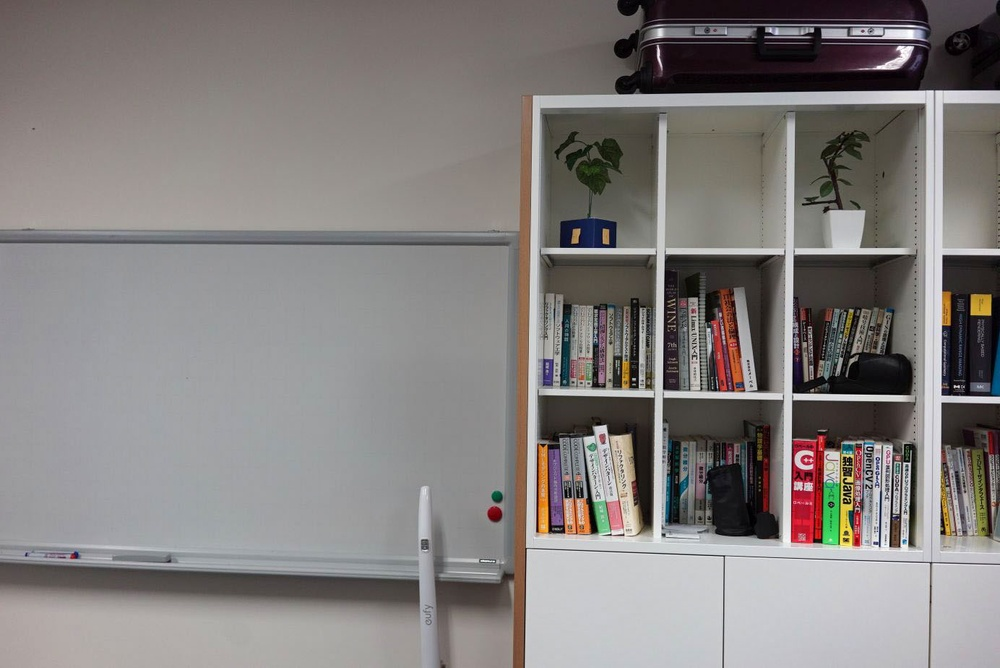
#> input picture pano_ref.jpg, 1000 x 668 px, shrunk from 1384 x 924 before the run
$ jupyter execute ou_dip_05.ipynb   (shell and % lines are left out)
#> lines starting #> are read from the running program, lines starting #| are printed output that depends on the picture
[cell 1]
import cv2
import numpy as np  # PythonのOpenCVでは、画像はnumpyのarrayとして管理される
from google.colab.patches import cv2_imshow # colab内で画像表示関数がうまく動かないので、パッチが提供されている

# Googleドライブへのマウント
from google.colab import drive
drive.mount('/content/drive')
%cd "/content/drive/My Drive/Colab Notebooks/ou_dip/"

[cell 2]
def createSpatialGaussian(size):
  # size: 横幅（=縦幅）。5x5なら5。奇数にすること
  # 半径 ((size-1)/2) の半分、としてガウス分布の標準偏差sigmaを設定（5x5のとき、sigma=1）
  sigma = (size-1) / 4
  gauss_1d = cv2.getGaussianKernel(size, sigma)
  gauss_2d = np.matmul(gauss_1d, gauss_1d.T)

  return gauss_2d

def createFrequencyGaussian(spatial_filter, img):
  # 空間フィルタをDFTして周波数フィルタを生成（他の方法もあるが、実装が楽なので）
  # spatial_filter: 空間フィルタ, img: 入力画像
  size = spatial_filter.shape[0]

  gauss_freq = np.zeros(img.shape)
  cx = int(gauss_freq.shape[0]/2)
  cy = int(gauss_freq.shape[1]/2)
  sx = int((size-1)/2)
  sy = int((size-1)/2)

  gauss_freq[cx-sx:cx+sx+1, cy-sx:cy+sx+1] = spatial_filter  # 中央にコピー
  gauss_freq = np.fft.ifftshift(gauss_freq) # 左上原点に変更

  gauss_freq = cv2.dft(gauss_freq.astype(np.float32), flags=cv2.DFT_COMPLEX_OUTPUT) # 1ch目に実部、2ch目に虚数部

  # 可視化用
  re, im = cv2.split(gauss_freq)
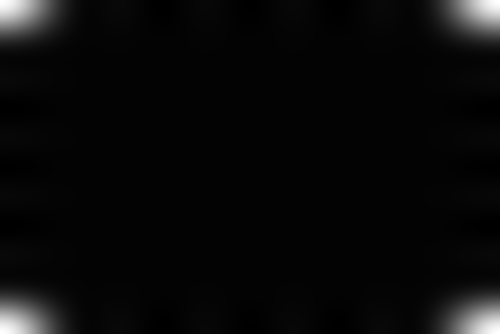
#> re: shape (668, 1000) float32 (shown at 1/2 size); min -0.0153, max 1, mean 0.0269; drawn with min black and max white
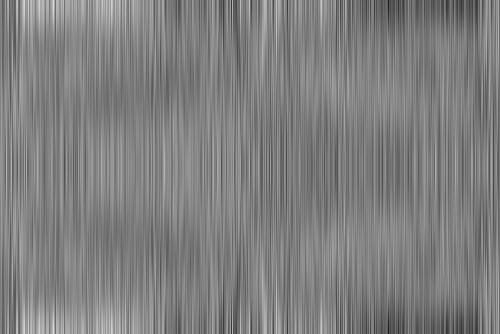
#> im: shape (668, 1000) float32 (shown at 1/2 size); min -3.54e-08, max 3.54e-08, mean 1.02e-18; drawn with min black and max white
  gauss_magnitude = cv2.magnitude(re, im)
  gauss_magnitude = gauss_magnitude / np.max(gauss_magnitude)

  return gauss_freq, gauss_magnitude

# numpyのみを使ったconvolve2dの実装（einsum）
# https://stackoverflow.com/questions/43086557/convolve2d-just-by-using-numpy
# https://qiita.com/secang0/items/f3a3ff629988dc660d87
def convolve2d(img, kernel):
    #部分行列の大きさを計算
    sub_shape = tuple(np.subtract(img.shape, kernel.shape) + 1)

    #部分行列の行列を作成
    submatrices = np.lib.stride_tricks.as_strided(img,kernel.shape + sub_shape,img.strides * 2)

    #部分行列とカーネルのアインシュタイン和を計算
    convolved_matrix = np.einsum('ij,ijkl->kl', kernel, submatrices)

    return convolved_matrix

[cell 3]
# 準備：画像の読み込みとフィルタの生成
size = 11 # フィルタサイズ

#src = cv2.imread("sample.jpg", cv2.IMREAD_GRAYSCALE) # 画像読み込み
src = cv2.imread("pano_ref.jpg", cv2.IMREAD_GRAYSCALE) # 画像読み込み
#src = cv2.imread("pano_ref_full.jpg", cv2.IMREAD_GRAYSCALE) # 画像読み込み

spatial_filter = createSpatialGaussian(size)
print('Spatial filter:')
cv2_imshow(spatial_filter / np.max(spatial_filter) * 255) # 最大値が255になるようにして表示

print('Frequency filter:')
freq_filter, freq_magnitude = createFrequencyGaussian(spatial_filter, src)  # 左上原点！
cv2_imshow(freq_magnitude  * 255) # 最大値が255になるようにして表示

[cell 4]
# 空間フィルタ
from scipy import signal
import time

start_time = time.perf_counter()

dst = convolve2d(src,spatial_filter)  # 外部領域は切られる実装

elapsed_time = time.perf_counter() - start_time
print('spatial filtering:', elapsed_time, '[sec]')

cv2_imshow(dst)

[cell 5]
# 周波数フィルタ
import time
start_time = time.perf_counter()

src_freq = cv2.dft(src.astype(np.float32), flags=cv2.DFT_COMPLEX_OUTPUT) # 1ch目に実部、2ch目に虚数部 にしたい場合

dst_freq = np.zeros_like(src_freq)
dst_freq[:,:,0] = src_freq[:,:,0] * freq_filter[:,:,0] - src_freq[:,:,1] * freq_filter[:,:,1]  # 実部
dst_freq[:,:,1] = src_freq[:,:,0] * freq_filter[:,:,1] + src_freq[:,:,1] * freq_filter[:,:,0]  # 虚部
# dst_freq = src_freq * np.dstack((freq_filter[:,:,0],freq_filter[:,:,0]))  # 原点対称のフィルタなら実部掛けるだけでも同じ
dst = cv2.idft(dst_freq, flags=cv2.DFT_SCALE)[:,:,0]  # 逆フーリエ変換

elapsed_time = time.perf_counter() - start_time
print('frequency filtering:', elapsed_time, '[sec]')

# magnitudeの可視化
re, im = cv2.split(src_freq)
magnitude = cv2.magnitude(re, im)
cv2_imshow(magnitude / np.mean(magnitude)*10) # 倍率は適当

cv2_imshow(dst)
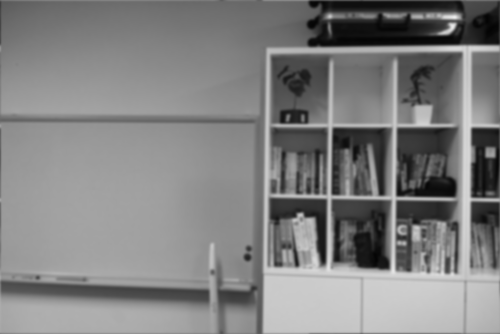
#> shown: shape (668, 1000) float32 (shown at 1/2 size); min 4.27, max 239.4, mean 129

[cell 6]
# SciPy (Optimized)
import time

start_time = time.perf_counter()

dst = signal.correlate(src,spatial_filter,'same') # 画像の外側は0になる

elapsed_time = time.perf_counter() - start_time
print('Scipy filtering (optimized):', elapsed_time, '[sec]')

cv2_imshow(dst)

[cell 7]
# OpenCV (Optimized)
import time

start_time = time.perf_counter()

dst = cv2.filter2D(src,-1,spatial_filter) # ddepth=-1とした場合、入出力のchannel数はおなじになる

elapsed_time = time.perf_counter() - start_time
print('OpenCV filtering (optimized):', elapsed_time, '[sec]')

cv2_imshow(dst)

[cell 8]
# 比較用に関数化
import time

def spatialFiltering(src, spatial_filter):
  start_time = time.perf_counter()
  dst = convolve2d(src,spatial_filter)  # 外部領域は切られる実装
  elapsed_time = time.perf_counter() - start_time
  return elapsed_time

def frequencyFiltering(src, freq_filter):
  start_time = time.perf_counter()

  src_freq = cv2.dft(src.astype(np.float32), flags=cv2.DFT_COMPLEX_OUTPUT) # 1ch目に実部、2ch目に虚数部 にしたい場合

  dst_freq = np.zeros_like(src_freq)
  dst_freq[:,:,0] = src_freq[:,:,0] * freq_filter[:,:,0] - src_freq[:,:,1] * freq_filter[:,:,1]  # 実部
  dst_freq[:,:,1] = src_freq[:,:,0] * freq_filter[:,:,1] + src_freq[:,:,1] * freq_filter[:,:,0]  # 虚部
  # dst_freq = src_freq * np.dstack((freq_filter[:,:,0],freq_filter[:,:,0]))  # 原点対称のフィルタなら実部掛けるだけでも同じ
  dst = cv2.idft(dst_freq, flags=cv2.DFT_SCALE)[:,:,0]  # 逆フーリエ変換

  elapsed_time = time.perf_counter() - start_time
  return elapsed_time

def SciPyFiltering(src, spatial_filter):
  start_time = time.perf_counter()
  dst = signal.correlate(src,spatial_filter,'same') # 画像の外側は0になる
  elapsed_time = time.perf_counter() - start_time
  return elapsed_time

def OpenCVFiltering(sec, spatial_filter):
  start_time = time.perf_counter()
  dst = cv2.filter2D(src,-1,spatial_filter) # ddepth=-1とした場合、入出力のchannel数はおなじになる
  elapsed_time = time.perf_counter() - start_time
  return elapsed_time

[cell 9]
# フィルタサイズを変えながら比較

x = []
spatial_time = []
freq_time = []
scipy_time = []
opencv_time = []

#src = cv2.imread("sample.jpg", cv2.IMREAD_GRAYSCALE) # 画像読み込み
src = cv2.imread("pano_ref.jpg", cv2.IMREAD_GRAYSCALE) # 画像読み込み
#src = cv2.imread("pano_ref_full.jpg", cv2.IMREAD_GRAYSCALE) # 画像読み込み

for i in range(3,32,2):
  print('filter size:',i)
  spatial_filter = createSpatialGaussian(i)
  freq_filter, freq_magnitude = createFrequencyGaussian(spatial_filter, src)

  spatial_time.append(spatialFiltering(src, spatial_filter))
  freq_time.append(frequencyFiltering(src,freq_filter))
  scipy_time.append(SciPyFiltering(src, spatial_filter))
  opencv_time.append(OpenCVFiltering(src, spatial_filter))
  x.append(i)
#> this loop made 15 passes
#> pass 1, in createFrequencyGaussian (call 2), `re, im = cv2.split(gauss_freq)`:
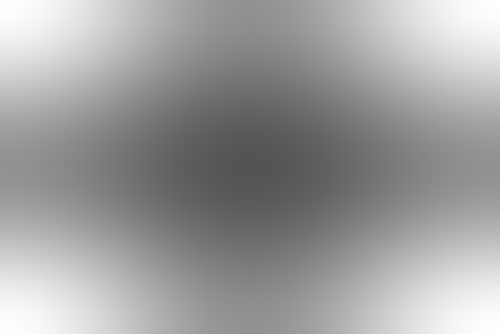
#> re: shape (668, 1000) float32 (shown at 1/2 size); min 0.329, max 1, mean 0.619
#> pass 1, in createFrequencyGaussian (call 2), `re, im = cv2.split(gauss_freq)`:
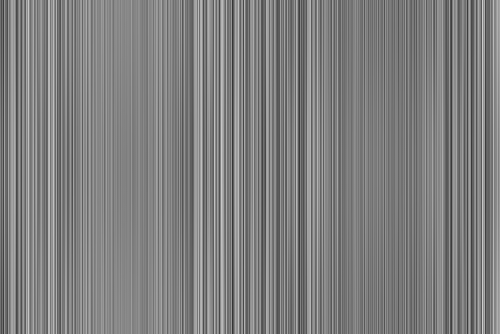
#> im: shape (668, 1000) float32 (shown at 1/2 size); min -6.05e-08, max 6.05e-08, mean 5.11e-19; drawn with min black and max white
#> pass 1, in convolve2d (call 2), `convolved_matrix = np.einsum('ij,ijkl->kl', kernel, submatrices)`:
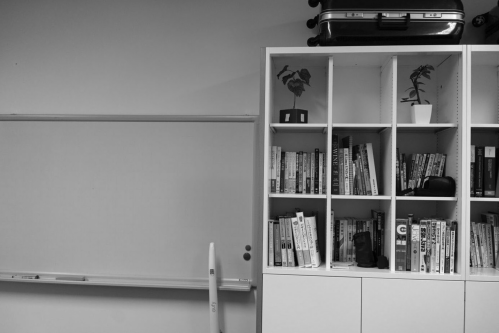
#> convolved_matrix: shape (666, 998) float64 (shown at 1/2 size); min 0.41, max 253.5, mean 129
#> after the loop:
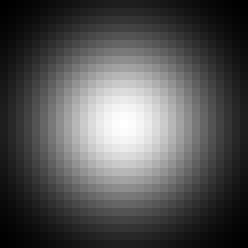
#> spatial_filter: shape (31, 31) float64 (shown 8 times larger); min 5.61e-05, max 0.00306, mean 0.00104; drawn with min black and max white
#> after the loop, freq_time = [0.0687, 0.0683, 0.0655, 0.0711, 0.0673, 0.0688, 0.0691, 0.088, 0.0635, 0.0657, 0.0639, 0.0651, 0.065, 0.067, 0.0672]; opencv_time = [0.00103, 0.00237, 0.00419, 0.00666, 0.00971, 0.0206, 0.0206, 0.0254, 0.0191, 0.0191, 0.0193, 0.0191, 0.0206, 0.022, 0.0209]; scipy_time = [0.0363, 0.0433, 0.037, 0.0423, 0.0394, 0.0439, 0.0396, 0.0504, 0.037, 0.0401, 0.0382, 0.0398, 0.0466, 0.0471, 0.0503]; spatial_time = [0.0678, 0.0613, 0.0976, 0.132, 0.182, 0.224, 0.287, 0.28, 0.33, 0.386, 0.444, 0.512, 0.591, 0.721, 0.791]; x = [3, 5, 7, 9, 11, 13, 15, 17, 19, 21, 23, 25, 27, 29, 31]

print('finished')

[cell 10]
# 描画
import matplotlib.pyplot as plt

fig, ax = plt.subplots()
x_axis = np.array(x)
#> x_axis has the same summary as x
ax.plot(x_axis, np.array(spatial_time), label='spatial')
ax.plot(x_axis, np.array(freq_time), label='freq')
ax.plot(x_axis, np.array(scipy_time), label='scipy')
ax.plot(x_axis, np.array(opencv_time), label='opencv')
ax.legend(loc=0)    # 凡例
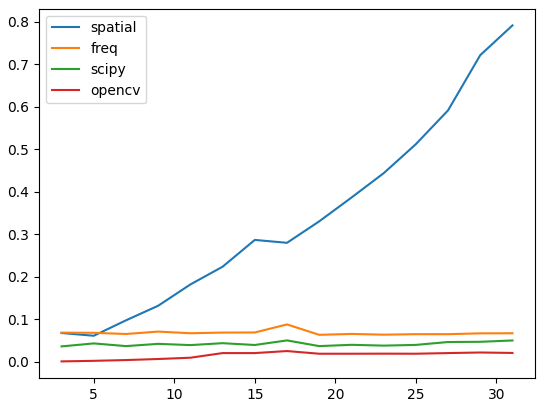
#> figure drawn by matplotlib, 1 panel; curve peaks at x = 31, y = 0.791; curve peaks at x = 17, y = 0.088; curve peaks at x = 17, y = 0.0504

$ run again, with sample.jpg copied over pano_ref.jpg
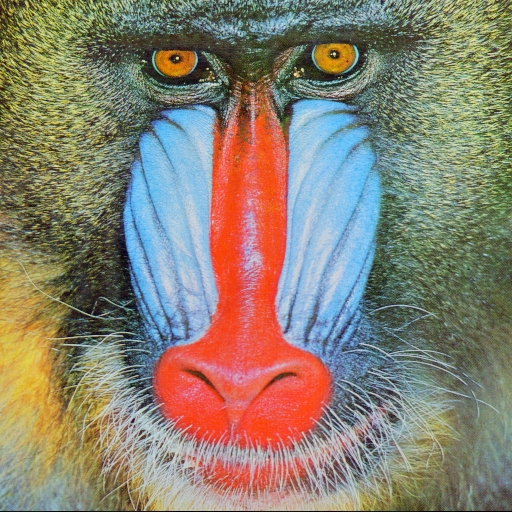
#> input picture sample.jpg, 512 x 512 px
#> the loop `for i in range(3,32,2):` made 15 passes
#> pass 1, in convolve2d (call 2), `convolved_matrix = np.einsum('ij,ijkl->kl', kernel, submatrices)`:
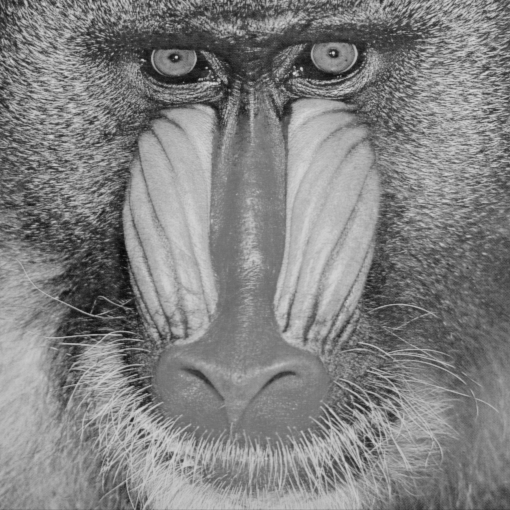
#> convolved_matrix: shape (510, 510) float64; min 8.66, max 222.2, mean 129.9
#> after the loop `for i in range(3,32,2):`: freq_time = [0.00696, 0.00764, 0.00735, 0.00736, 0.00744, 0.0073, 0.00845, 0.00794, 0.00779, 0.00748, 0.00844, 0.00761, 0.00723, 0.00739, 0.0072]; opencv_time = [0.00045, 0.00136, 0.00169, 0.00283, 0.00374, 0.0108, 0.0136, 0.0109, 0.011, 0.0108, 0.0107, 0.0114, 0.0108, 0.0113, 0.0121]; scipy_time = [0.0128, 0.0143, 0.0125, 0.0123, 0.0118, 0.012, 0.0121, 0.0122, 0.0129, 0.0121, 0.0117, 0.0139, 0.0121, 0.0114, 0.0142]; spatial_time = [0.0299, 0.024, 0.0379, 0.0534, 0.0671, 0.085, 0.117, 0.108, 0.125, 0.149, 0.178, 0.207, 0.233, 0.266, 0.287]; x = [3, 5, 7, 9, 11, 13, 15, 17, 19, 21, 23, 25, 27, 29, 31]
#> x_axis has the same summary as x
#> `[cell 10] # 描画 import matplotlib.pyplot as plt  fig, ax = plt.subplots..`:
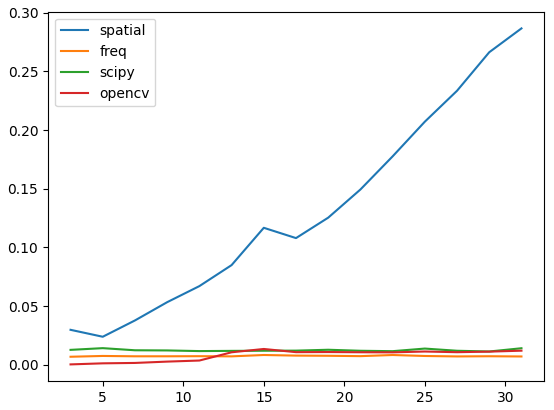
#> figure drawn by matplotlib, 1 panel; curve peaks at x = 31, y = 0.287; curve peaks at x = 15, y = 0.00845; curve peaks at x = 5, y = 0.0143

$ run again, with ou_dip/pano_ref_full.jpg copied over pano_ref.jpg
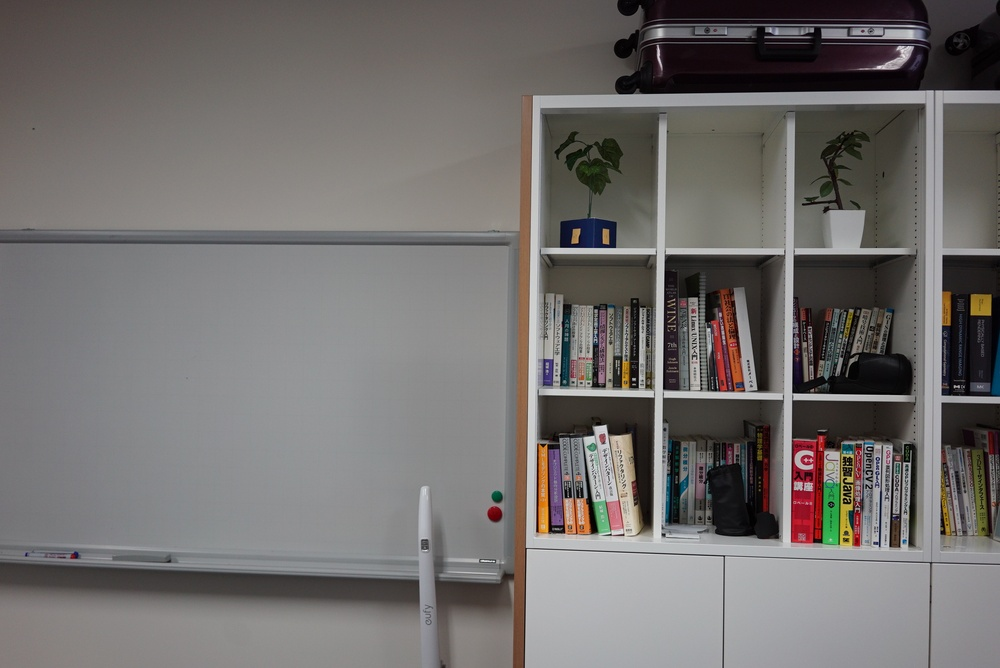
#> input picture ou_dip/pano_ref_full.jpg, 1000 x 668 px, shrunk from 2768 x 1848 before the run
#> `cv2_imshow(dst)`:
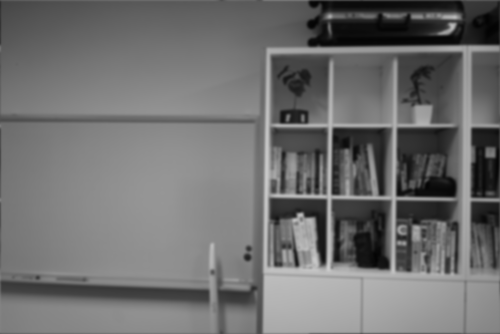
#> shown: shape (668, 1000) float32 (shown at 1/2 size); min 3.26, max 204.8, mean 111.6
#> after the loop `for i in range(3,32,2):`: freq_time = [0.066, 0.0665, 0.0674, 0.065, 0.0653, 0.064, 0.0673, 0.0645, 0.0665, 0.0745, 0.0678, 0.0664, 0.0664, 0.0659, 0.0661]; opencv_time = [0.000995, 0.00236, 0.00424, 0.0067, 0.00957, 0.0192, 0.0189, 0.0191, 0.0195, 0.0247, 0.0194, 0.0193, 0.0194, 0.0209, 0.0204]; scipy_time = [0.0341, 0.035, 0.0382, 0.0349, 0.0312, 0.0312, 0.0318, 0.0334, 0.0369, 0.0396, 0.0334, 0.0345, 0.036, 0.0388, 0.0364]; spatial_time = [0.0659, 0.0628, 0.104, 0.126, 0.177, 0.219, 0.27, 0.271, 0.343, 0.4, 0.481, 0.514, 0.597, 0.693, 0.755]; x = [3, 5, 7, 9, 11, 13, 15, 17, 19, 21, 23, 25, 27, 29, 31]
#> x_axis has the same summary as x
#> `[cell 10] # 描画 import matplotlib.pyplot as plt  fig, ax = plt.subplots..`:
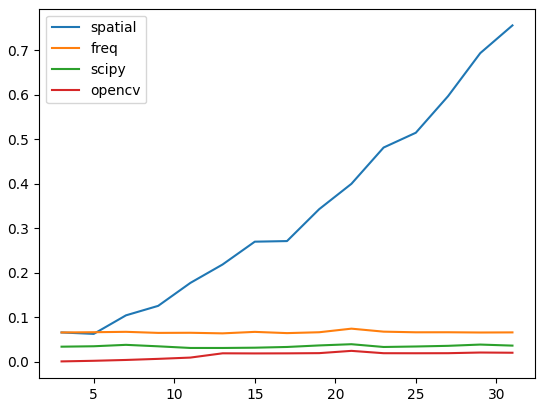
#> figure drawn by matplotlib, 1 panel; curve peaks at x = 31, y = 0.755; curve peaks at x = 21, y = 0.0745; curve peaks at x = 21, y = 0.0396
